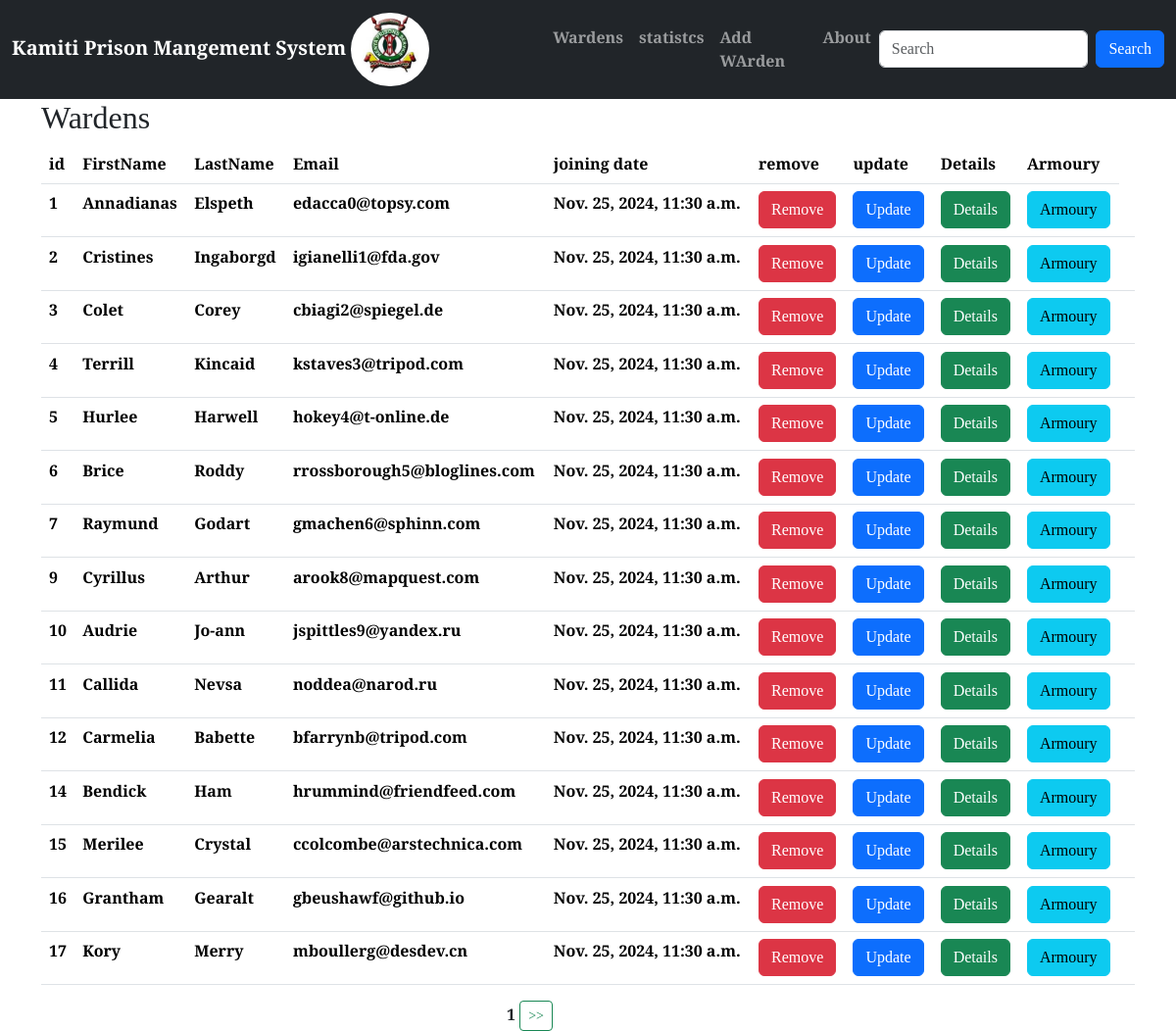
The app's page / (signed in) with its own data.
### prison/models.py (models this page shows, shortened)
class Warden(models.Model):
    FirstName = models.CharField(max_length=30)
    LastName = models.CharField(max_length=30)
    Email = models.EmailField(unique=True)
    Age = models.PositiveSmallIntegerField(default=0)
    Gender = models.CharField(max_length=10)
    Weight = models.PositiveIntegerField(default=0)
    ServiceNumber = models.PositiveIntegerField(default=0)
    ProfilePicture = models.ImageField(upload_to=generate_unique_name, null=True)
    created_at = models.DateTimeField(auto_now_add=True)
    updated_at = models.DateTimeField(auto_now=True)
    class Meta:
        db_table = 'Wardens'

### prison/views.py (the view)
# urls.py: path('',views.Wardens,name='Wardens'),
@login_required
def Wardens(request):
    data = Warden.objects.all()
    data = Warden.objects.all().order_by('id').values()  # ORM select * from customers
    paginator = Paginator(data, 15)
    page = request.GET.get('page', 1)
    try:
        paginated_data = paginator.page(page)
    except  EmptyPage:
        paginated_data = paginator.page(1)
    return render(request, "Wardens.html", {"data": paginated_data})

### templates/Wardens.html (shortened to what this page needs)
{% extends 'Master.html' %}
{% block content %}
<div class="container">
<h2>Wardens</h2>
<table class="table">
    <tr>
    <th>id</th>
    <th>FirstName</th>
    <th>LastName</th>
    <th>Email</th>
    <th>joining date</th>
        <th>remove</th>
        <th>update</th>
        <th>Details</th>
        <th>Armoury</th>
    </tr>
   {% for warden in data.object_list %}
  	<tr>
      <tr>
                  <td>{{ warden.id }}</td>
                  <td>{{ warden.FirstName }}</td>
                  <td>{{ warden.LastName }}</td>
                  <td>{{ warden.Email }}</td>
                  <td>{{ warden.created_at }}</td>
         <td>
             <a class="btn btn-danger" href="{% url 'DeleteWarden' warden.id %}">Remove</a>
         </td>
          <td>
              <a class="btn btn-primary" href="{% url 'UpdateWarden' warden.id %}">Update</a>
          </td>
          <td>
             <a class="btn btn-success" href="{% url 'WardenDetails' warden.id %}">Details</a>
          </td>
             <td>
             <a class="btn btn-info" href="{% url 'Armoury' warden.id %}">Armoury</a>
          </td>
          <td>
          </td>
              </tr>
  {% empty %}
  	<p>no Wardens  in this prison</p>
  {% endfor %}
</table>
  <div class="row justify-content-center">
            <div class="col-sm-2">
                <span class="mx-auto">{{ data.number }}</span>
                {% if data.has_next %}
                    <a class="btn btn-outline-success btn-sm" href="?page={{ data.next_page_number }}"> >> </a>
                {% endif %}
            </div>
        </div>
</div>
{% endblock %}

### prison/static/css/my_style.css (style rules this page uses)
body { font-family: "Tinos", serif; font-weight: 700; font-style: normal; }

### records on screen
Warden: id "1", FirstName "Annadianas", LastName "Elspeth", Email "edacca0@topsy.com", created_at "Nov. 25, 2024, 11:30 a.m."
Warden: id "2", FirstName "Cristines", LastName "Ingaborgd", Email "igianelli1@fda.gov", created_at "Nov. 25, 2024, 11:30 a.m."
Warden: id "3", FirstName "Colet", LastName "Corey", Email "cbiagi2@spiegel.de", created_at "Nov. 25, 2024, 11:30 a.m."
Warden: id "4", FirstName "Terrill", LastName "Kincaid", Email "kstaves3@tripod.com", created_at "Nov. 25, 2024, 11:30 a.m."
Warden: id "5", FirstName "Hurlee", LastName "Harwell", Email "hokey4@t-online.de", created_at "Nov. 25, 2024, 11:30 a.m."
Warden: id "6", FirstName "Brice", LastName "Roddy", Email "rrossborough5@bloglines.com", created_at "Nov. 25, 2024, 11:30 a.m."
Warden: id "7", FirstName "Raymund", LastName "Godart", Email "gmachen6@sphinn.com", created_at "Nov. 25, 2024, 11:30 a.m."
Warden: id "9", FirstName "Cyrillus", LastName "Arthur", Email "arook8@mapquest.com", created_at "Nov. 25, 2024, 11:30 a.m."
Warden: id "10", FirstName "Audrie", LastName "Jo-ann", Email "jspittles9@yandex.ru", created_at "Nov. 25, 2024, 11:30 a.m."
Warden: id "11", FirstName "Callida", LastName "Nevsa", Email "noddea@narod.ru", created_at "Nov. 25, 2024, 11:30 a.m."
Warden: id "12", FirstName "Carmelia", LastName "Babette", Email "bfarrynb@tripod.com", created_at "Nov. 25, 2024, 11:30 a.m."
Warden: id "14", FirstName "Bendick", LastName "Ham", Email "hrummind@friendfeed.com", created_at "Nov. 25, 2024, 11:30 a.m."
Warden: id "15", FirstName "Merilee", LastName "Crystal", Email "ccolcombe@arstechnica.com", created_at "Nov. 25, 2024, 11:30 a.m."
Warden: id "16", FirstName "Grantham", LastName "Gearalt", Email "gbeushawf@github.io", created_at "Nov. 25, 2024, 11:30 a.m."
Warden: id "17", FirstName "Kory", LastName "Merry", Email "mboullerg@desdev.cn", created_at "Nov. 25, 2024, 11:30 a.m."

### other values on screen
{{ data.number }} "1"
